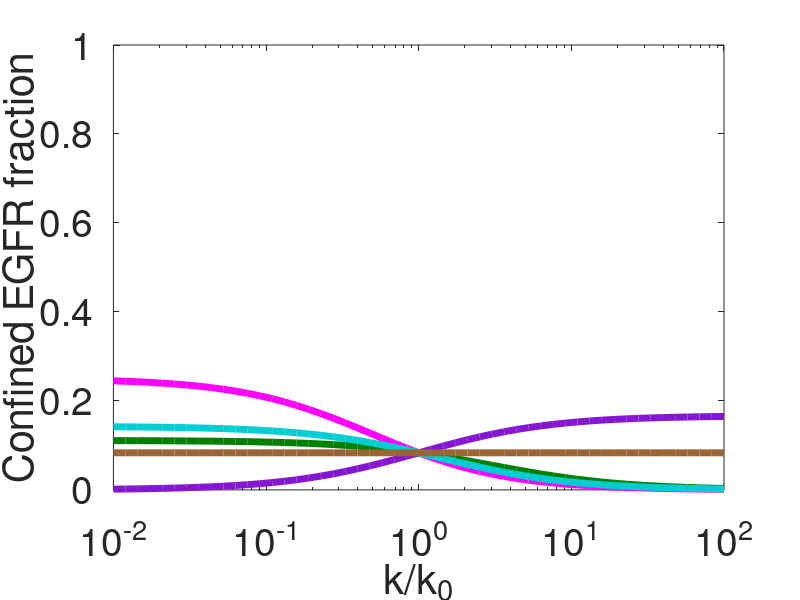

Recreate this plot in MATLAB. (Note: this script raises an error after producing the figure.)
close all;
clear all;
clc;

% Confinement figure 1, panel 5
%--------------------------------------------%

% define Uniform equations

R_func = @(kp,kbi,kL,kL_neg,kc,kc_neg,ki) kp ./(((kL.*kL_neg) ./ (((kc.*kc_neg) ./ (kc_neg+ki)) -kL_neg - kc))+kbi+kL);
RL_func = @(R,kL,kL_neg,ki,kc,kc_neg) (R.*-kL) ./ (((kc.*kc_neg) ./ (kc_neg+ki)) -kL_neg - kc);
Rc_func = @(kc,kc_neg,ki,RL) (kc.*RL) ./(kc_neg+ki);

kp = 1;
kc =  0.1;
kc_neg = 0.05; 
ki = 0.05; 
kL = logspace(-5,1,50); 
kL_neg = 0.05;
kbi = 1*(3*10^-4);

kc0 = kc;
kc_neg0 = kc_neg;
ki0 = ki;
kL_neg0 = kL_neg;
kbi0 = kbi;

%%%%%%%%%%

figure(1)

clear kLT kL;

kL = 0.01;

%

clear kc
kc = kc0*logspace(-2,2,51);
R = R_func(kp,kbi,kL,kL_neg,kc,kc_neg,ki);
RL = RL_func(R,kL,kL_neg,ki,kc,kc_neg);
Rc = Rc_func(kc,kc_neg,ki,RL);

semilogx(kc/kc0,(Rc)./(R+RL+Rc),'-','color',[0.5210 0.0860 0.8190],'linewidth',5);
hold on

clear kc
kc = kc0;

%

clear kc_neg
kc_neg = kc_neg0*logspace(-2,2,51);
R = R_func(kp,kbi,kL,kL_neg,kc,kc_neg,ki);
RL = RL_func(R,kL,kL_neg,ki,kc,kc_neg);
Rc = Rc_func(kc,kc_neg,ki,RL);

semilogx(kc_neg/kc_neg0,(Rc)./(R+RL+Rc),'color',[0 0.5 0],'linewidth',5);

clear kc_neg
kc_neg = kc_neg0;

%

clear ki
ki = ki0*logspace(-2,2,51);
R = R_func(kp,kbi,kL,kL_neg,kc,kc_neg,ki);
RL = RL_func(R,kL,kL_neg,ki,kc,kc_neg);
Rc = Rc_func(kc,kc_neg,ki,RL);

semilogx(ki/ki0,(Rc)./(R+RL+Rc),'m','linewidth',5);
hold on

clear ki
ki = ki0;

%

clear kL_neg
kL_neg = kL_neg0*logspace(-2,2,51);
R = R_func(kp,kbi,kL,kL_neg,kc,kc_neg,ki);
RL = RL_func(R,kL,kL_neg,ki,kc,kc_neg);
Rc = Rc_func(kc,kc_neg,ki,RL);

semilogx(kL_neg/kL_neg0,(Rc)./(R+RL+Rc),'color',[0, 0.8078, 0.8235],'linewidth',5);

clear kL_neg
kL_neg = kL_neg0;

%

clear kbi
kbi = kbi0*logspace(-2,2,51);
R = R_func(kp,kbi,kL,kL_neg,kc,kc_neg,ki);
RL = RL_func(R,kL,kL_neg,ki,kc,kc_neg);
Rc = Rc_func(kc,kc_neg,ki,RL);

semilogx(kbi/kbi0,(Rc)./(R+RL+Rc),'-','color',[0.6 0.4 0.2],'linewidth',5);
hold on

clear kbi
kbi = kbi0;

% plot properties
set(gca','fontsize',28)
xlabel('k/k_0','FontSize',30);
ylabel('Confined EGFR fraction','FontSize',30);
set(gcf,'Color','white')
axis tight
ylim([0 1])
xticks([10^-2 10^-1 10^0 10^1 10^2])

 legend('k_{+c}','k_{-c}',...
    'k_i','k_{-L}','k_{bi}','Fontsize', 30, 'Orientation','horizontal',location = 'north');
% 
 legend('boxoff')
box off
%%%%%%%%%%

% Plot colours
% Default uniform params will be blue and default localized will be red
% kT = Orange
% kT_neg = gray
% kc = purple
% kc_neg = green
% kL_neg = cyan
% ki = magenta
% kbi = brown



% annotation('textbox', [0.205 0.5 0.15 0.05], 'String', 'k_{+c}', 'Color',[0.5210 0.0860 0.8190],...
%            'LineStyle', 'none','FontSize', 25);
% 
% % Make additional text for legend
% annotation('textbox', [0.205 0.5 0.15 0.05], 'String', 'k_{-c} = k_{+c0}', 'Color',[0 0.5 0],...
%            'LineStyle', 'none','FontSize', 25);
% 
% annotation('textbox', [0.205 0.5 0.15 0.05], 'String', 'k_{-L}', 'Color',[0, 0.8078, 0.8235],...
%            'LineStyle', 'none','FontSize', 25);
% 
% % Make additional text for legend
% annotation('textbox', [0.205 0.5 0.15 0.05], 'String', 'k_{i}', 'Color','m',...
%            'LineStyle', 'none','FontSize', 25);
% 
% annotation('textbox', [0.205 0.5 0.15 0.05], 'String', 'k_{bi}', 'Color',[0.6 0.4 0.2],...
%            'LineStyle', 'none','FontSize', 25);
% 

% Line 1 (solid)
% Making line
annotation('line', [0.15 0.2], [0.85 0.85], 'LineWidth', 3, 'Color', 'k');
% Making text
annotation('textbox', [0.205 0.825 0.15 0.05], 'String', 'Uniform model', ...
           'LineStyle', 'none', 'VerticalAlignment', 'middle','FontSize', 30);
